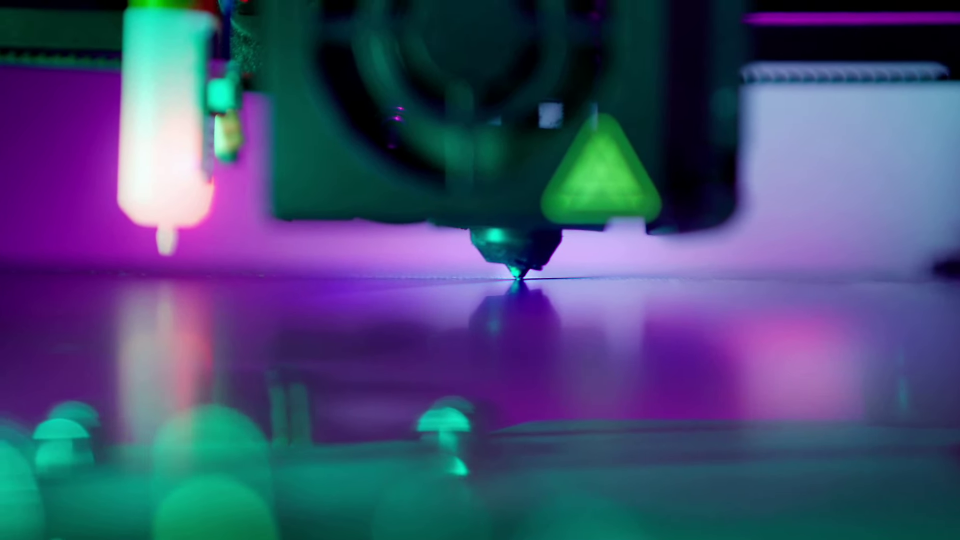
#> input picture frame 52 of video_interaction_analysis/print_loading_animation/stock_video/pexels_30318835_loopable_pingpong_1080p_vp9.webm, 1920 x 1080 px, given in place of pexels_30318835_vibrant_3d_printer_neon_1080p.mp4, which was not available (shown at 1/2 size)
$ python make_loopable.py
#> lines starting #> are read from the running program, lines starting #| are printed output that depends on the picture
from __future__ import annotations

from pathlib import Path

import cv2


ROOT = Path(__file__).resolve().parent
SOURCE = ROOT / "pexels_30318835_vibrant_3d_printer_neon_1080p.mp4"
OUTPUT = ROOT / "pexels_30318835_loopable_pingpong_1080p.mp4"
POSTER = ROOT / "pexels_30318835_loopable_poster.jpg"


def read_frame(cap: cv2.VideoCapture, index: int):
    cap.set(cv2.CAP_PROP_POS_FRAMES, index)
    ok, frame = cap.read()
    if not ok:
        raise RuntimeError(f"Could not read frame {index}")
    return frame


def main() -> None:
    cap = cv2.VideoCapture(str(SOURCE))
    if not cap.isOpened():
        raise RuntimeError(f"Could not open {SOURCE}")

    frame_count = int(cap.get(cv2.CAP_PROP_FRAME_COUNT))
    fps = cap.get(cv2.CAP_PROP_FPS) or 25
    width = int(cap.get(cv2.CAP_PROP_FRAME_WIDTH))
    height = int(cap.get(cv2.CAP_PROP_FRAME_HEIGHT))

    writer = cv2.VideoWriter(
        str(OUTPUT),
        cv2.VideoWriter_fourcc(*"mp4v"),
        fps,
        (width, height),
    )
    if not writer.isOpened():
        raise RuntimeError(f"Could not create {OUTPUT}")

    for index in range(frame_count):
        ok, frame = cap.read()
        if not ok:
            raise RuntimeError(f"Could not stream frame {index}")
        writer.write(frame)
#> this loop made 31 passes
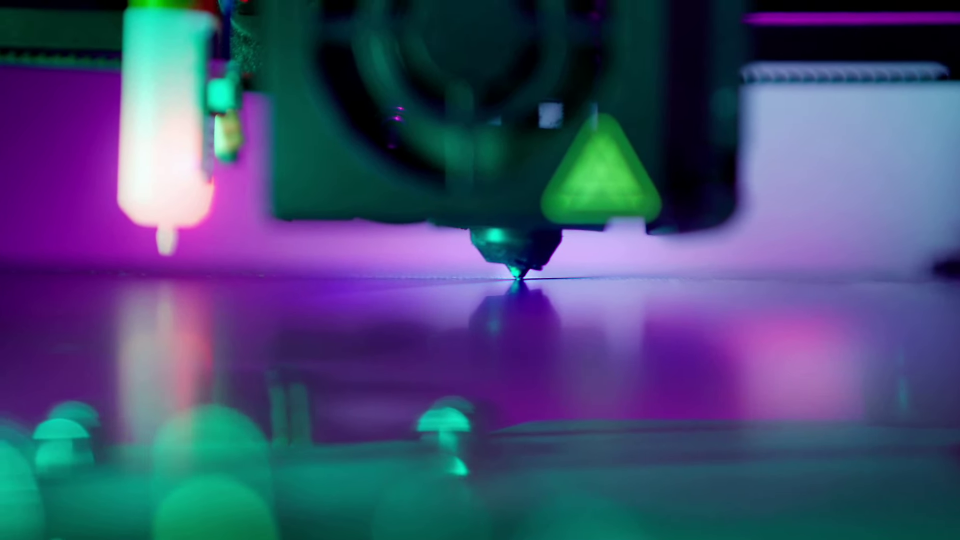
#> input picture frame 52 of video_interaction_analysis/print_loading_animation/stock_video/pexels_30318835_loopable_pingpong_1080p_vp9.webm, 1920 x 1080 px, given in place of pexels_30318835_vibrant_3d_printer_neon_1080p.mp4, which was not available (shown at 1/2 size)
#> after the loop:
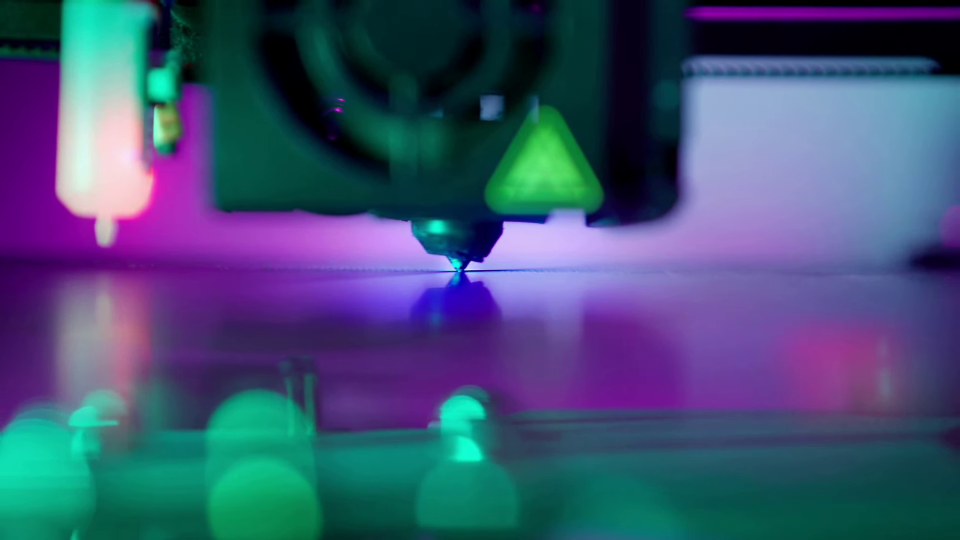
#> frame: shape (1080, 1920, 3) (shown at 1/2 size); mean B, G, R 116.6, 82.2, 64.2

    for index in range(frame_count - 2, -1, -1):
        writer.write(read_frame(cap, index))

    poster_frame = read_frame(cap, frame_count // 2)
    ok, encoded = cv2.imencode(".jpg", poster_frame, [int(cv2.IMWRITE_JPEG_QUALITY), 94])
    if not ok:
        raise RuntimeError("Could not encode poster")
    encoded.tofile(str(POSTER))

    cap.release()
    writer.release()

    seconds = (frame_count + frame_count - 1) / fps
    print(f"Wrote {OUTPUT}")
    print(f"Wrote {POSTER}")
    print(f"{width}x{height} {fps:.2f}fps {seconds:.2f}s")


if __name__ == "__main__":
    main()

$ run again, starting later in the video
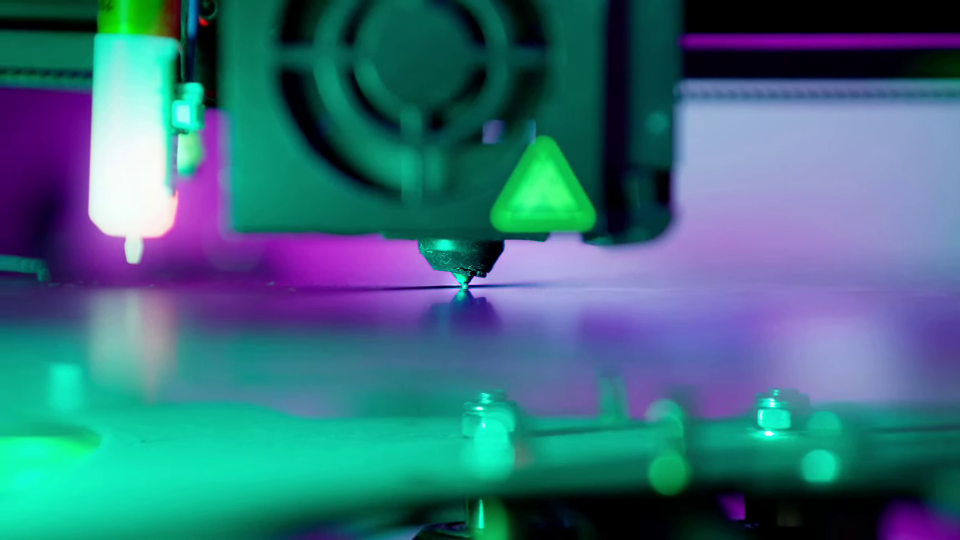
#> input picture frame 234 of video_interaction_analysis/print_loading_animation/stock_video/pexels_30318835_loopable_pingpong_1080p_vp9.webm, 1920 x 1080 px, given in place of pexels_30318835_vibrant_3d_printer_neon_1080p.mp4, which was not available (shown at 1/2 size)
#> the loop in main, `for index in range(frame_count):` made 31 passes
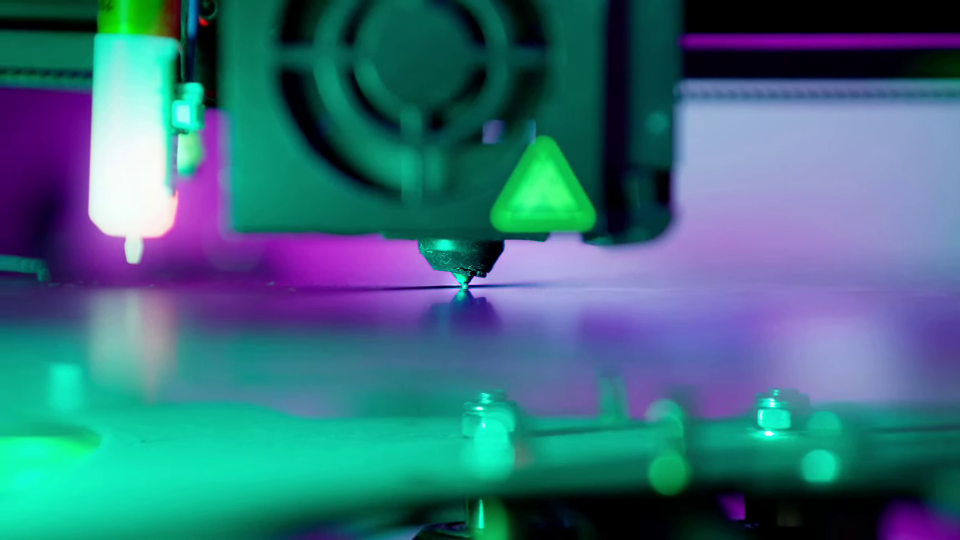
#> input picture frame 234 of video_interaction_analysis/print_loading_animation/stock_video/pexels_30318835_loopable_pingpong_1080p_vp9.webm, 1920 x 1080 px, given in place of pexels_30318835_vibrant_3d_printer_neon_1080p.mp4, which was not available (shown at 1/2 size)
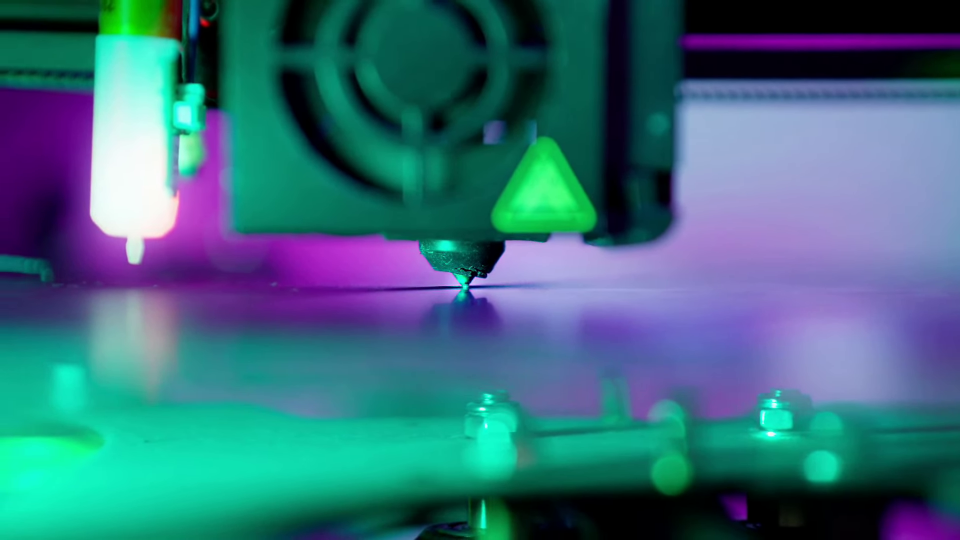
#> input picture frame 235 of video_interaction_analysis/print_loading_animation/stock_video/pexels_30318835_loopable_pingpong_1080p_vp9.webm, 1920 x 1080 px, given in place of pexels_30318835_vibrant_3d_printer_neon_1080p.mp4, which was not available (shown at 1/2 size)
#> after the loop in main, `for index in range(frame_count):`:
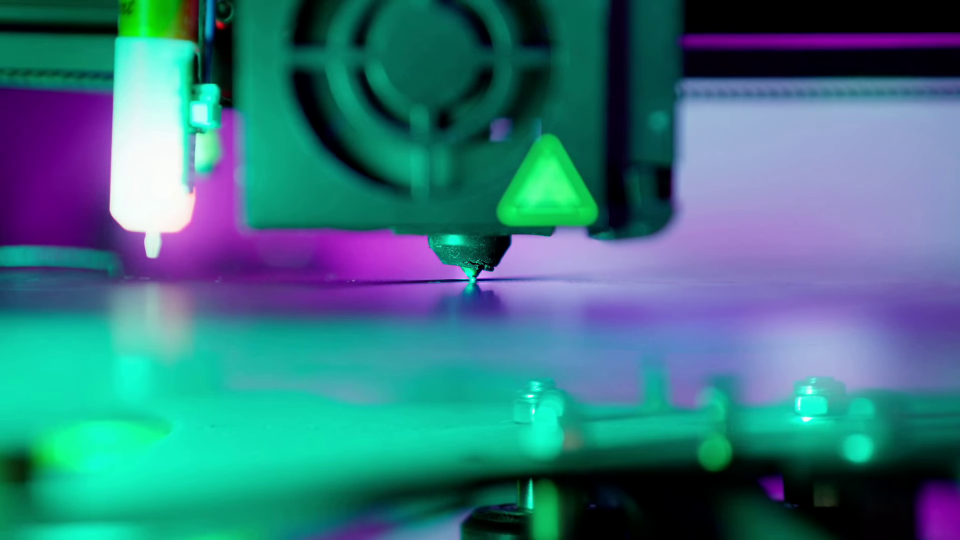
#> frame: shape (1080, 1920, 3) (shown at 1/2 size); mean B, G, R 129.1, 117.6, 56.2

$ run again, starting later in the video
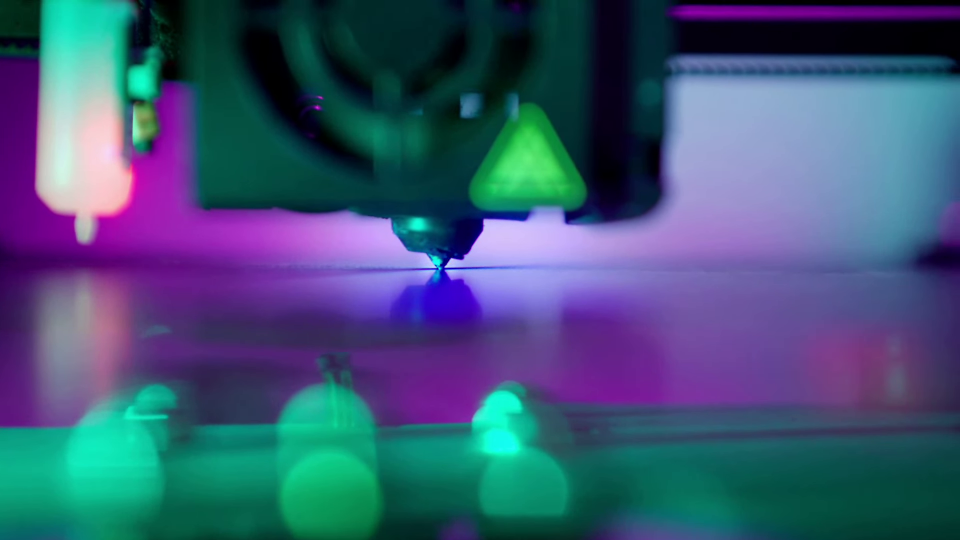
#> input picture frame 416 of video_interaction_analysis/print_loading_animation/stock_video/pexels_30318835_loopable_pingpong_1080p_vp9.webm, 1920 x 1080 px, given in place of pexels_30318835_vibrant_3d_printer_neon_1080p.mp4, which was not available (shown at 1/2 size)
#> the loop in main, `for index in range(frame_count):` made 31 passes
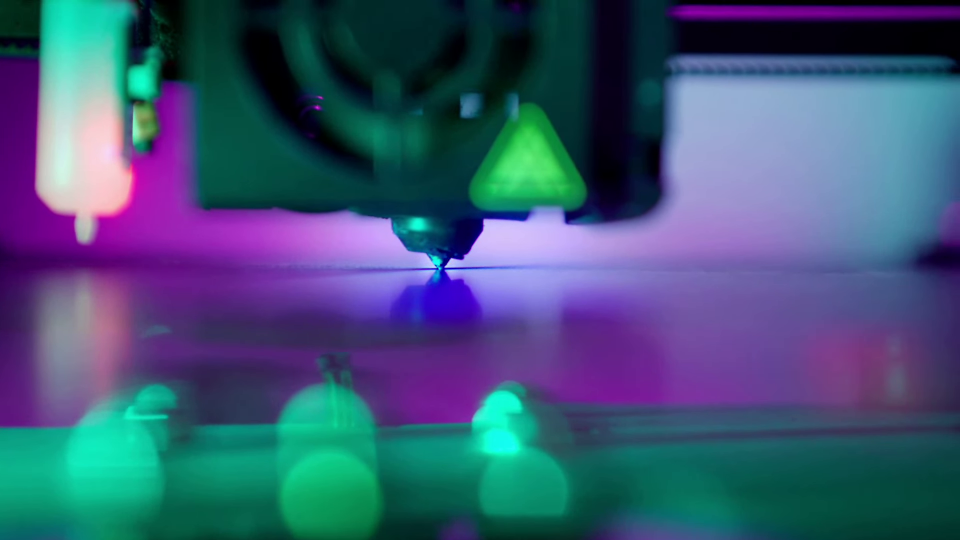
#> input picture frame 416 of video_interaction_analysis/print_loading_animation/stock_video/pexels_30318835_loopable_pingpong_1080p_vp9.webm, 1920 x 1080 px, given in place of pexels_30318835_vibrant_3d_printer_neon_1080p.mp4, which was not available (shown at 1/2 size)
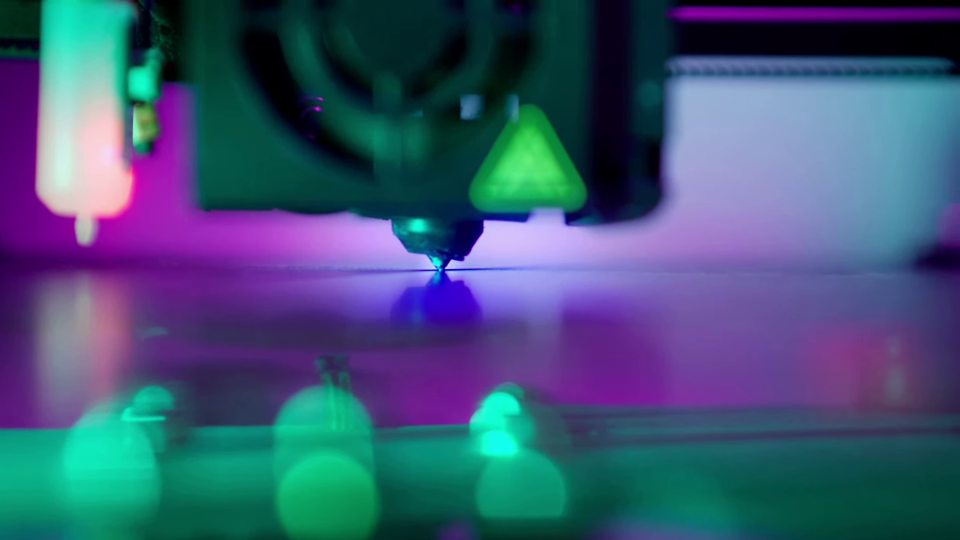
#> input picture frame 417 of video_interaction_analysis/print_loading_animation/stock_video/pexels_30318835_loopable_pingpong_1080p_vp9.webm, 1920 x 1080 px, given in place of pexels_30318835_vibrant_3d_printer_neon_1080p.mp4, which was not available (shown at 1/2 size)
#> after the loop in main, `for index in range(frame_count):`:
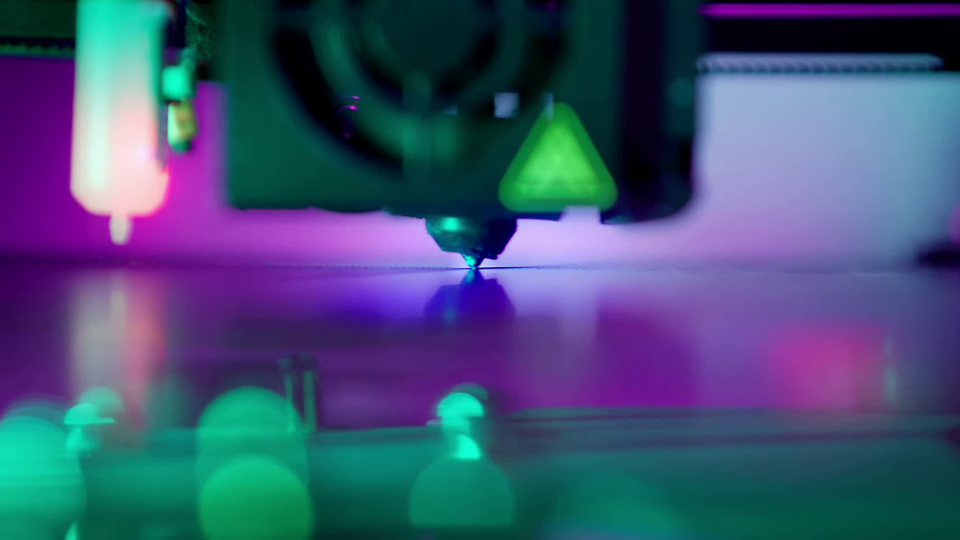
#> frame: shape (1080, 1920, 3) (shown at 1/2 size); mean B, G, R 116.6, 82.1, 64.6
